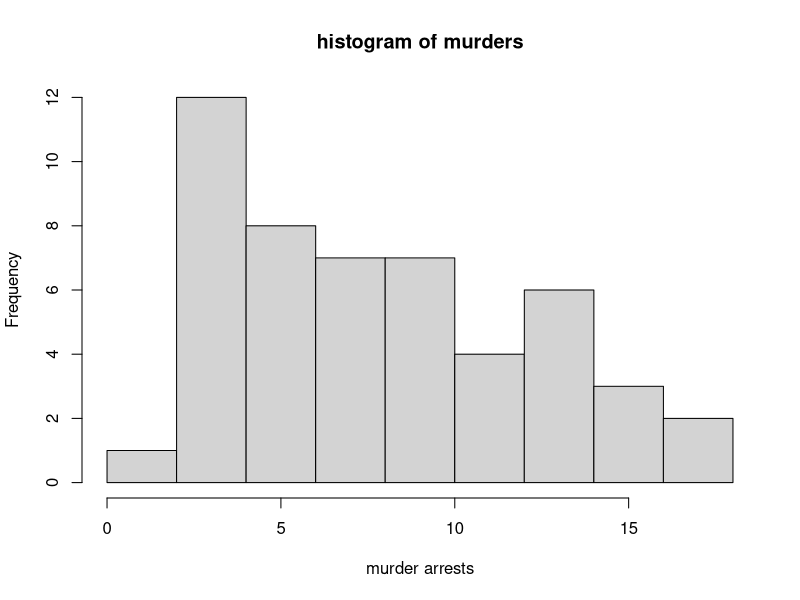
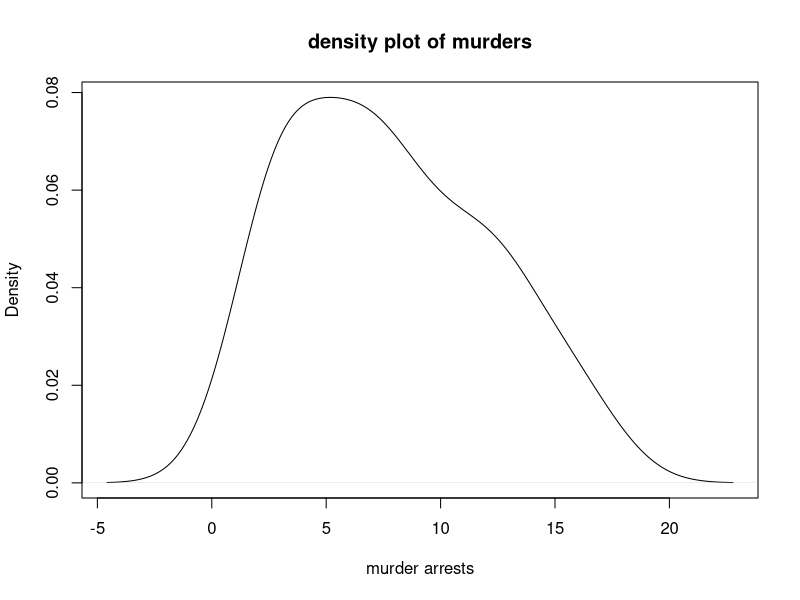
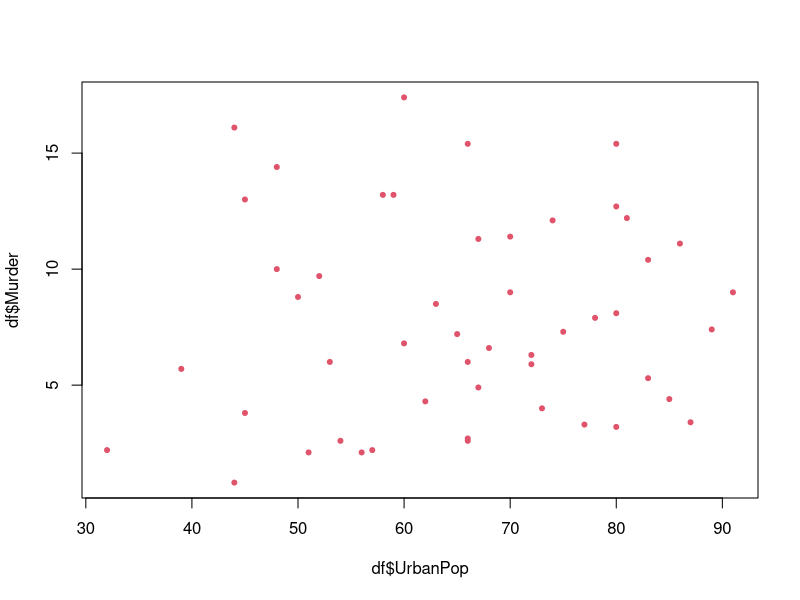
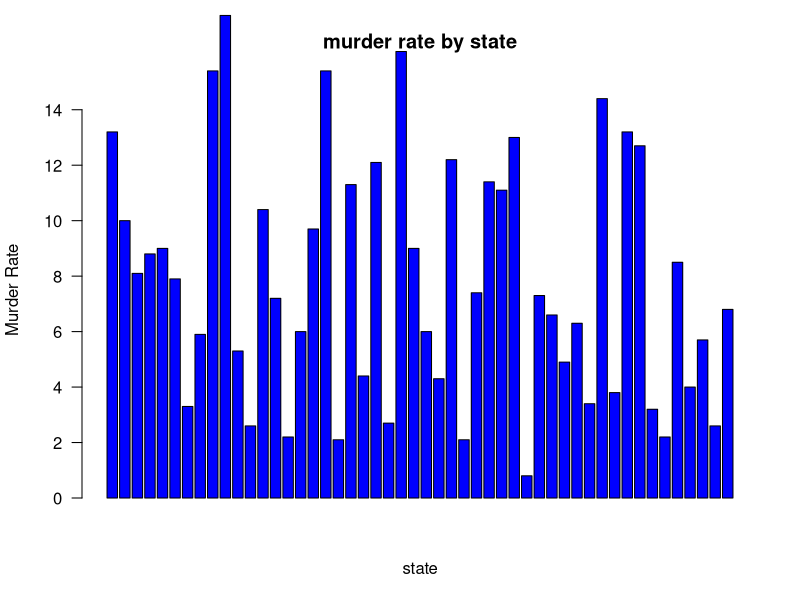

Here is the R script that generated these plots, in order:
df<-data.frame(USArrests)
df
ncol(df)
print(sapply(df,class))
print(sapply(df,length))
print(summary(df))
cat("no of features",ncol(df),"\n")
max_rape_state<-rownames(df)[which.max(df$Rape)]
max_rape_state
max_murder_state<-rownames(df)[which.max(df$Murder)]
max_murder_state
min_murder_state<-rownames(df)[which.min(df$Murder)]
min_murder_state
assault_median<-median(df$Assault)
high_assault_states<-rownames(df)[df$Assault>assault_median]
high_assault_states
murder_quartile<-quantile(df$Murder,probs = c(0,0.25,0.5,0.75,1))
bottom_25_states<-rownames(df)[df$Murder<=murder_quartile[2]]
bottom_25_states
hist(df$Murder,xlab="murder arrests",main="histogram of murders")
plot(density(df$Murder),xlab = "murder arrests",main = "density plot of murders")
plot(df$UrbanPop,df$Murder,col=2 ,pch =20)
barplot(df$Murder,xlab = "state",ylab = "Murder Rate",main = "murder rate by state",col = "blue",las=2,ylim = c(0,15))

